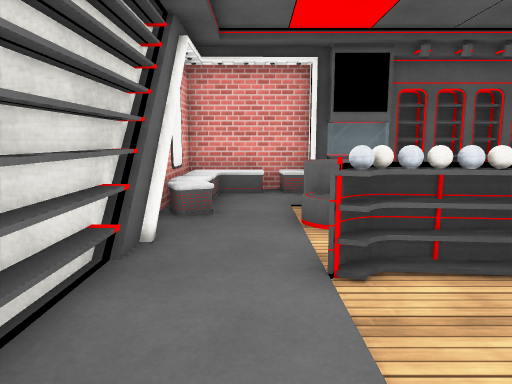
View 1 (above)

15 first-person views from a walk through a 3-D level made in the Unity game engine. The camera is 1.3 m above the floor, tilts 8° down and sees 70° across. The floor is counted in squares, 1 m on a side. Each view is taken from the middle of a square. On the plan, view 1 faces up. The plan holds only what a view shows up to about 15 squares ahead; the rest is blank. Surface patterns are stand-ins for the level's own textures.

View 2
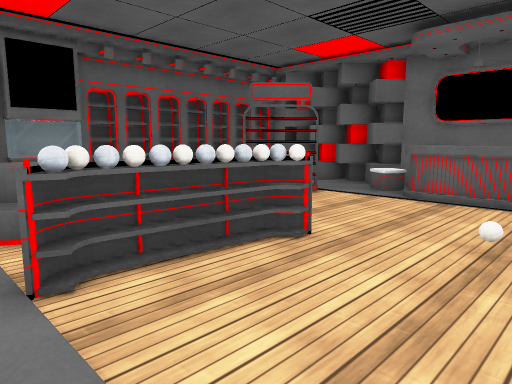

View 3
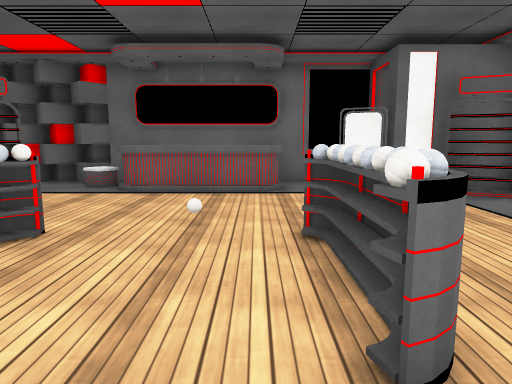

View 4
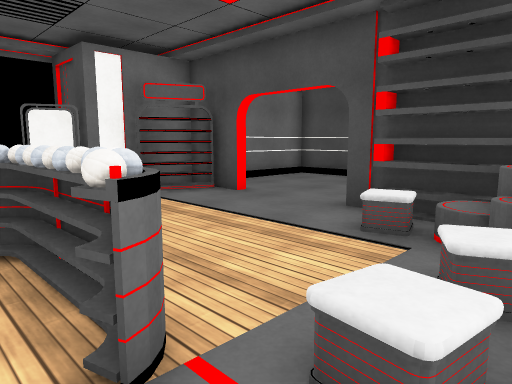

View 5
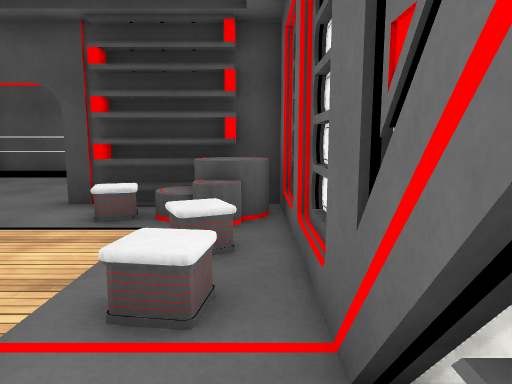

View 6
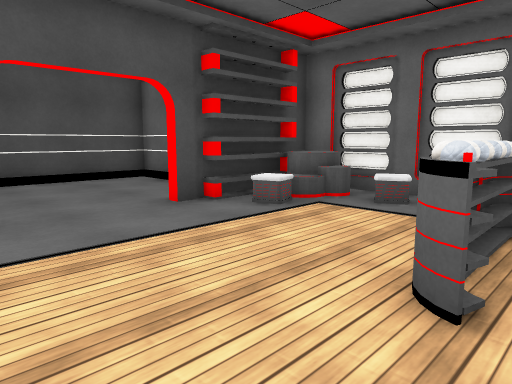

View 7
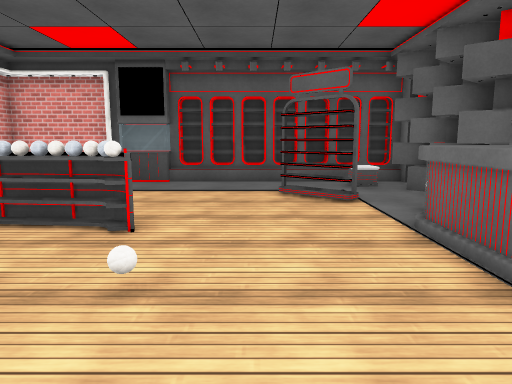

View 8
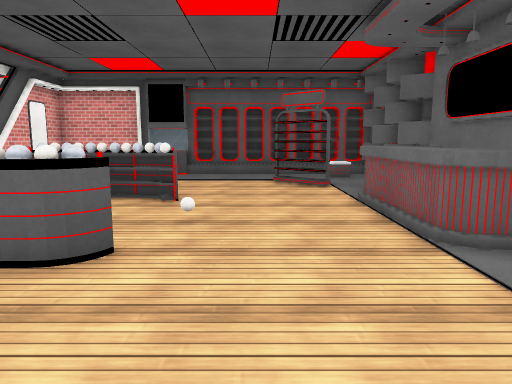

View 9
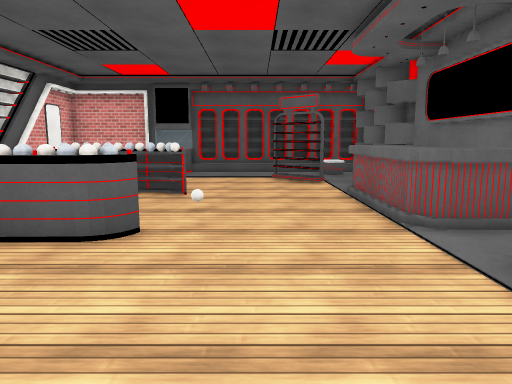

View 10
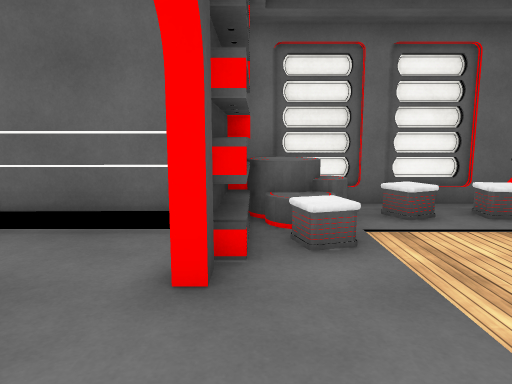

View 11
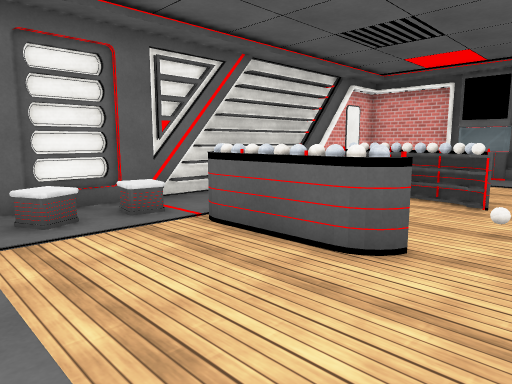

View 12
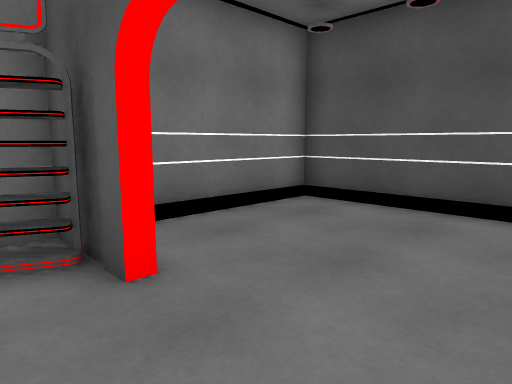

View 13
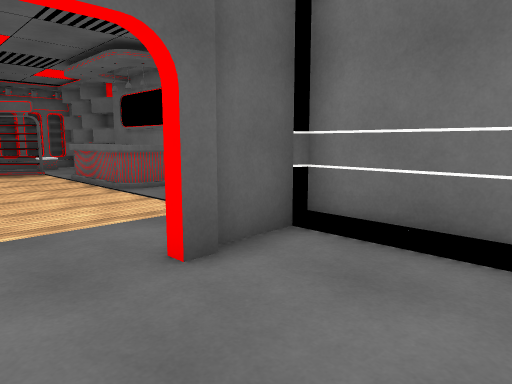

View 14
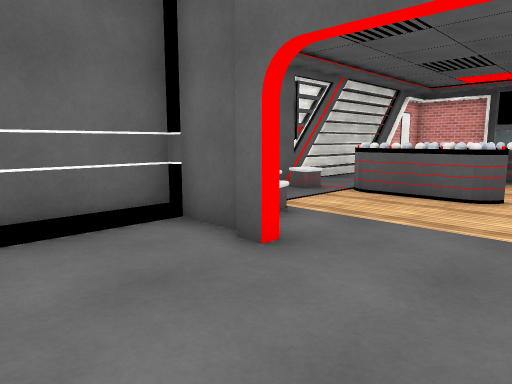

View 15
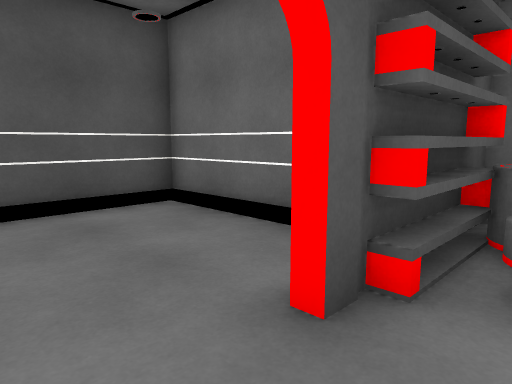

### Floor plan
Key: @ floor where view 1 was taken; # wall or solid block; . floor; / step, stairs or slope; = window, fence, low wall or low ledge; ^ raised ledge; v drop or lower ground; O other object.
Columns run from 2 left of view 1 to 11 right of it. Each row starts with its distance up from view 1.
 10 #############
  9 #//#==......#
  8 #/.........O#
  7 #/.==....#..#
  6 ##.O .....#.#
  5 ##..  ......##
  4 #..OOO#....^ #
  3 #.....O...^^^#
  2 #.........^^ #
  1 #.........^^ #
  0 #.@.......^^ #
 -1 #..OOOO....^##
 -2 #.O........##
 -3 # .........##
 -4 #=........##
 -5 #=#O......##
 -6 #v####...###
 -7 ###......#.#
 -8   #........#
 -9   #........#
-10   #........#
-11   #........#
-12   ##########

Where each view was taken, in squares from view 1:
view 1: 0 up, 0 right, facing up
view 2: 0 up, 0 right, facing up-right
view 3: 0 up, 1 left, facing right
view 4: 0 up, 1 left, facing down-right
view 5: 1 up, 1 left, facing down
view 6: 0 up, 7 right, facing down-left
view 7: 2 down, 6 right, facing up
view 8: 5 down, 6 right, facing up
view 9: 6 down, 6 right, facing up
view 10: 6 down, 6 right, facing left
view 11: 5 down, 6 right, facing up-left
view 12: 5 down, 3 right, facing down-right
view 13: 10 down, 4 right, facing up-right
view 14: 10 down, 6 right, facing up-left
view 15: 5 down, 5 right, facing down-left
